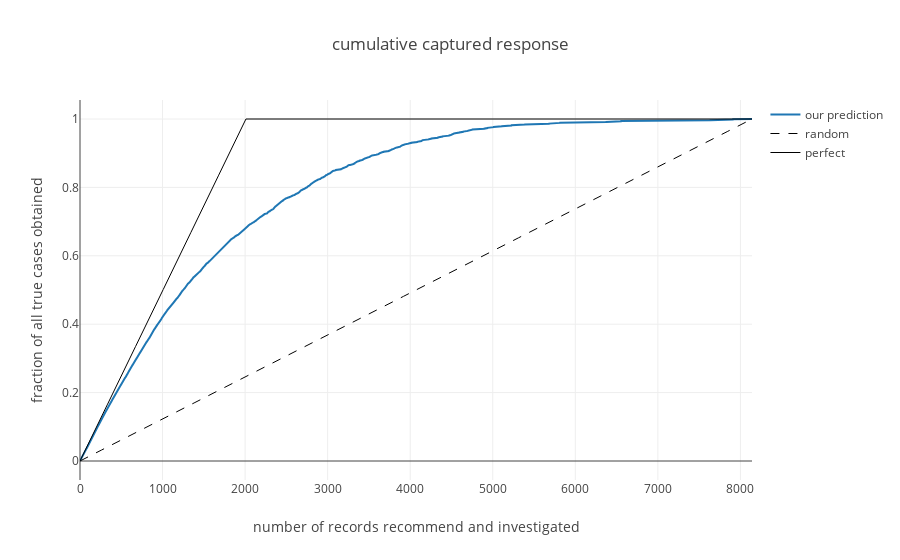

This figure's notebook cell:
### Code cell
# create a figure to join the above
fig = go.Figure(
    data=data,
    layout=layout
)

plotly.offline.iplot(fig)

### Figure 1 — Plotly figure (JSON) as saved in the notebook; plotly's stock layout.template omitted (floating-point values rounded to 4 significant figures; data arrays with more than 128 entries replaced by an {"elided": "..."} marker saying what was removed)
{"data": [{"line": {"width": 2}, "mode": "lines", "name": "our prediction", "type": "scatter", "x": {"elided": "8141 int values"}, "y": {"elided": "8141 float values"}}, {"line": {"color": "black", "dash": "dash", "width": 1}, "mode": "lines", "name": "random", "type": "scatter", "x": {"elided": "8141 int values"}, "y": {"elided": "8141 float values"}}, {"line": {"color": "black", "dash": "dots", "width": 1}, "mode": "lines", "name": "perfect", "type": "scatter", "x": {"elided": "8141 int values"}, "y": {"elided": "8141 float values"}}], "layout": {"title": "cumulative captured response", "xaxis": {"title": "number of records recommend and investigated"}, "yaxis": {"title": "fraction of all true cases obtained"}}}
